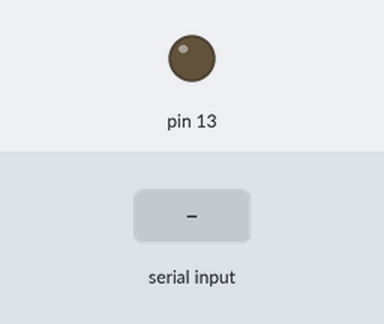
A sketch run on a simulated Arduino Uno, built with avr-gcc and run on an emulated ATmega328P. On the bench: output pins drawn as LEDs (lit = HIGH). The test bench sets the inputs (shaded band).

Above: at 4.8 s.
4.9 s: "1" received over the second serial link
At 7.1 s:
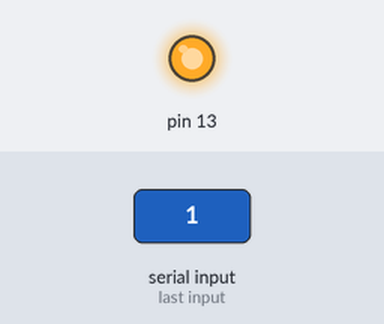
7.6 s: "0" received over the second serial link
At 9.1 s:
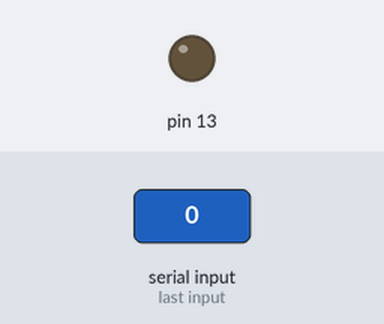
Timing chart, 0 to 10.6 s (numbered marks = the images above; inputs shaded):
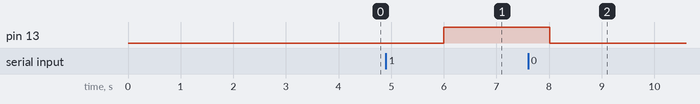

Measured:
- after the input at 4.9 s, pin 13: LOW → HIGH after 1.1 s
- after the input at 7.6 s, pin 13: HIGH → LOW after 0.41 s

The sketch:

InterfacingArduinoWithBluetooth.ino
```cpp
#include <SoftwareSerial.h>
SoftwareSerial task(5,2);
int data;

void setup(){
  pinMode(13,OUTPUT);
  task.begin(9600);
}

void loop(){
  if( task.available() > 0 ){
  data = task.read();

  if( data == '1' ){
  digitalWrite(13,HIGH);
  task.println(" LED ON " );}
  else{
  digitalWrite(13,LOW);
  task.println(" LED OFF ");}

  }
  delay(2000);
}
```
